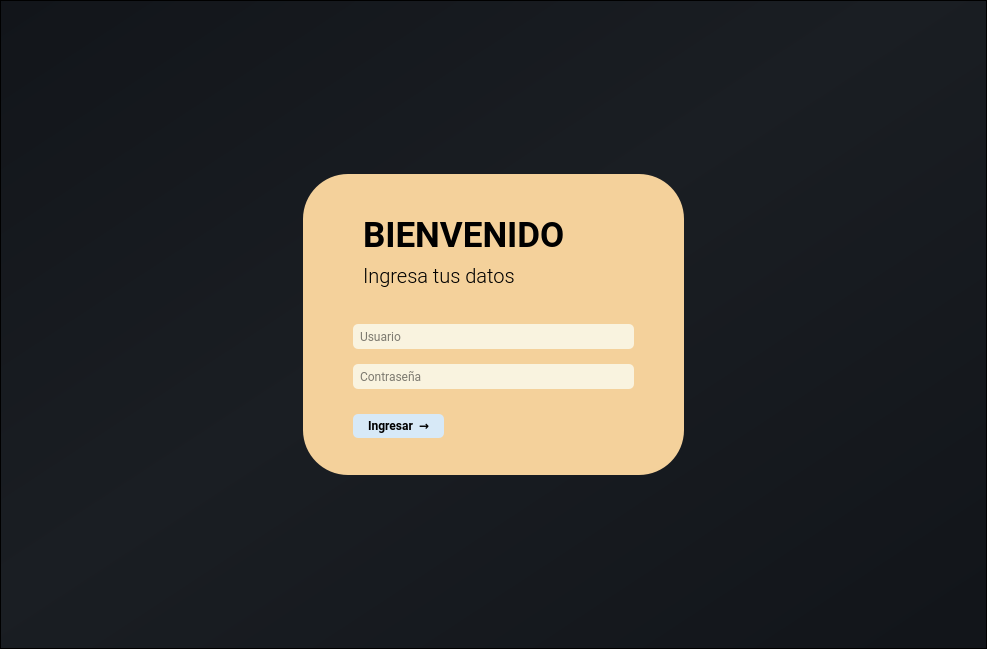
<?xml version="1.0" encoding="UTF-8"?>
<ui version="4.0">
 <class>MainWindow</class>
 <widget class="QMainWindow" name="MainWindow">
  <property name="geometry">
   <rect>
    <x>0</x>
    <y>0</y>
    <width>987</width>
    <height>649</height>
   </rect>
  </property>
  <property name="windowTitle">
   <string>MainWindow</string>
  </property>
  <widget class="QWidget" name="centralwidget">
   <layout class="QVBoxLayout" name="verticalLayout">
    <property name="spacing">
     <number>0</number>
    </property>
    <property name="leftMargin">
     <number>0</number>
    </property>
    <property name="topMargin">
     <number>0</number>
    </property>
    <property name="rightMargin">
     <number>0</number>
    </property>
    <property name="bottomMargin">
     <number>0</number>
    </property>
    <item>
     <widget class="QFrame" name="main_login_frame">
      <property name="minimumSize">
       <size>
        <width>463</width>
        <height>359</height>
       </size>
      </property>
      <property name="sizeIncrement">
       <size>
        <width>0</width>
        <height>759</height>
       </size>
      </property>
      <property name="styleSheet">
       <string notr="true">background-color: qlineargradient(spread:pad, x1:0.00609095, y1:0, x2:0.966636, y2:0.955, stop:0 rgba(18, 21, 26, 255), stop:0.477273 rgba(26, 30, 35, 255), stop:1 rgba(18, 21, 26, 255));</string>
      </property>
      <property name="frameShape">
       <enum>QFrame::StyledPanel</enum>
      </property>
      <property name="frameShadow">
       <enum>QFrame::Raised</enum>
      </property>
      <layout class="QHBoxLayout" name="horizontalLayout">
       <item>
        <widget class="QFrame" name="login_frame">
         <property name="maximumSize">
          <size>
           <width>381</width>
           <height>301</height>
          </size>
         </property>
         <property name="sizeIncrement">
          <size>
           <width>500</width>
           <height>450</height>
          </size>
         </property>
         <property name="styleSheet">
          <string notr="true">background-color: #F4D19B;
border-radius: 45px
</string>
         </property>
         <property name="frameShape">
          <enum>QFrame::StyledPanel</enum>
         </property>
         <property name="frameShadow">
          <enum>QFrame::Raised</enum>
         </property>
         <widget class="QLabel" name="titulo_login_lbl">
          <property name="geometry">
           <rect>
            <x>60</x>
            <y>20</y>
            <width>251</width>
            <height>81</height>
           </rect>
          </property>
          <property name="styleSheet">
           <string notr="true">font: 35px bold ,Roboto;
font-weight: bold;</string>
          </property>
          <property name="text">
           <string>BIENVENIDO</string>
          </property>
         </widget>
         <widget class="QLabel" name="subt_login_lbl">
          <property name="geometry">
           <rect>
            <x>60</x>
            <y>90</y>
            <width>155</width>
            <height>24</height>
           </rect>
          </property>
          <property name="styleSheet">
           <string notr="true">font: 20px;
font-family: Roboto;
font-weight: 200;
</string>
          </property>
          <property name="text">
           <string>Ingresa tus datos</string>
          </property>
         </widget>
         <widget class="QLineEdit" name="user_login_input">
          <property name="geometry">
           <rect>
            <x>50</x>
            <y>150</y>
            <width>281</width>
            <height>25</height>
           </rect>
          </property>
          <property name="font">
           <font>
            <family>Roboto</family>
           </font>
          </property>
          <property name="styleSheet">
           <string notr="true">QLineEdit{
background: #F9F3DF;
border-radius: 5px;
padding: 5px;
}

QLineEdit:focus{
border: 1px solid rgb(75, 75, 75);
}</string>
          </property>
          <property name="text">
           <string/>
          </property>
          <property name="placeholderText">
           <string>Usuario</string>
          </property>
         </widget>
         <widget class="QLineEdit" name="pass_login_input">
          <property name="geometry">
           <rect>
            <x>50</x>
            <y>190</y>
            <width>281</width>
            <height>25</height>
           </rect>
          </property>
          <property name="font">
           <font>
            <family>Roboto</family>
           </font>
          </property>
          <property name="styleSheet">
           <string notr="true">QLineEdit{
background: #F9F3DF;
border-radius: 5px;
padding: 5px;

}

QLineEdit:focus{
border: 1px solid rgb(75, 75, 75);
}</string>
          </property>
          <property name="text">
           <string/>
          </property>
          <property name="echoMode">
           <enum>QLineEdit::Password</enum>
          </property>
          <property name="placeholderText">
           <string>Contraseña</string>
          </property>
         </widget>
         <widget class="QPushButton" name="login_btn">
          <property name="geometry">
           <rect>
            <x>50</x>
            <y>240</y>
            <width>91</width>
            <height>24</height>
           </rect>
          </property>
          <property name="cursor">
           <cursorShape>PointingHandCursor</cursorShape>
          </property>
          <property name="focusPolicy">
           <enum>Qt::NoFocus</enum>
          </property>
          <property name="styleSheet">
           <string notr="true">QPushButton#login_btn{
background-color: #D7E9F7;
font-size:12px;
font-family: Roboto;
font-weight: bold;
border-radius: 5px;
padding-bottom: 1px
}
QPushButton#login_btn:hover{
background-color: #45a9f0;
}

QPushButton#login_btn:pressed{
padding-top: 3px;
padding-left: 3px;
}
</string>
          </property>
          <property name="text">
           <string>Ingresar  →</string>
          </property>
         </widget>
        </widget>
       </item>
      </layout>
     </widget>
    </item>
   </layout>
  </widget>
 </widget>
 <resources/>
 <connections/>
</ui>
